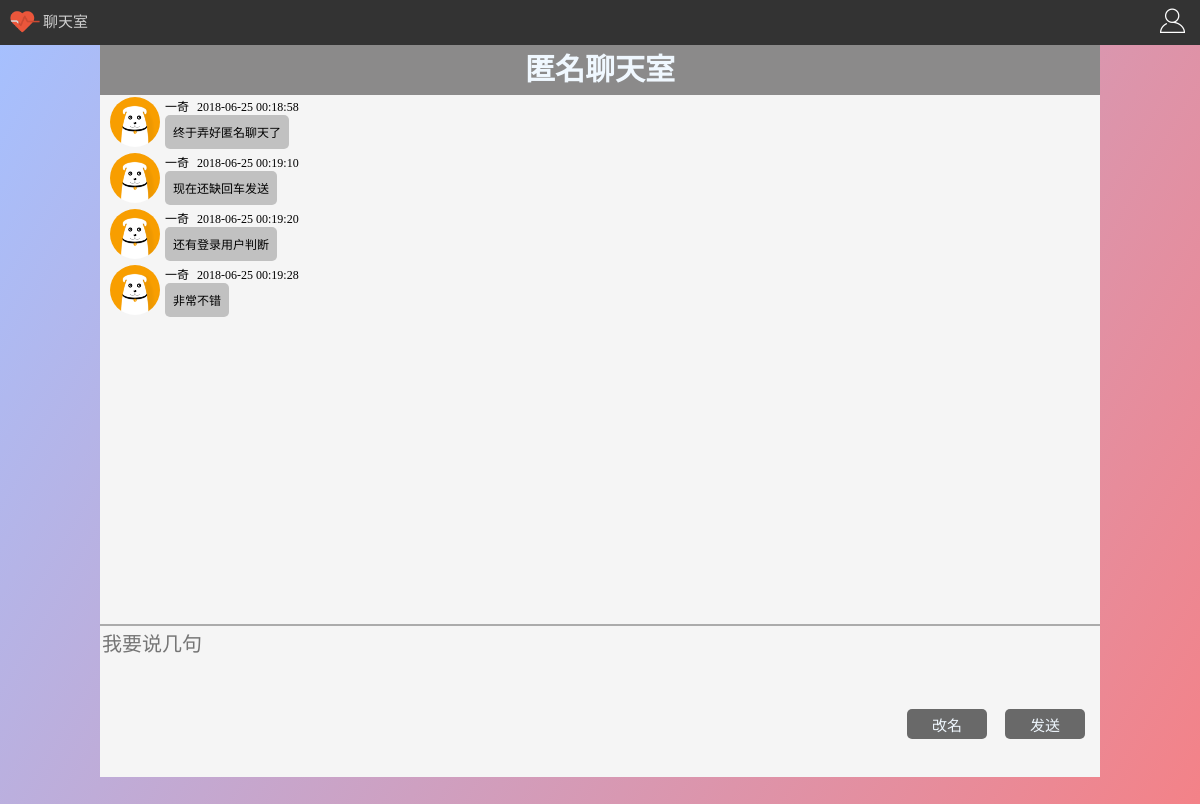
Screenshot of /userlt.php with the database file from the repository.
### tables this page shows
CREATE TABLE `liaotian` (
  `Id` int(11) NOT NULL AUTO_INCREMENT,
  `name` varchar(50) DEFAULT NULL,
  `time` varchar(30) DEFAULT NULL,
  `content` varchar(255) DEFAULT NULL,
  `ip` varchar(30) DEFAULT NULL,
  `touxiang` varchar(50) DEFAULT NULL,
  `vip` int(2) DEFAULT '0',
  PRIMARY KEY (`Id`)
);

### xsneirong.php (the view)
<?php
							$sql="select * from liaotian order by time asc";
							@$ltsql=mysql_query($sql);
							while(@$ltsz=mysql_fetch_array($ltsql)){
								echo "<div id='lt-left'>";
								echo "<div class='lt-left-left'>";
								if (!isset($ltsz['touxiang']{4})) {
									echo "<img src='images/niming";
									echo $ltsz['touxiang'];
									echo ".png'>";
								}else{
									$tx=$ltsz['touxiang'];
									echo "<img src=";
									echo "'http://q2.qlogo.cn/headimg_dl?dst_uin=$tx&spec=5'>";
								}
								echo "</div>";
								echo "<div class='lt-left-right'>";
								echo "<div class='lt-left-right-top'>";
								if($ltsz['vip']==0){
								echo "<span>";echo $ltsz['name'];echo "</span>";
								}else{
									echo "<span  style=\"color:red\">";echo $ltsz['name'];echo "</span>";
								}
								echo "<span>";echo $ltsz['time'];echo "</span>";
								echo "</div>";
								echo "<div class='lt-left-massage'>";
								echo "<span>";echo $ltsz['content'];echo "</span>";
								echo "</div>";
								echo "</div>";
								echo "</div>";
							}
							?>

### userlt.php (shortened to what this page needs)
<?php require_once("./conn/conn.php");
@$user=$_SESSION['user'];
$hqsql="select * from user where username='$user'";
@$hquser=mysql_query($hqsql);
@$hquserz=mysql_fetch_array($hquser);
$qq=$hquserz['qq'];
@$xname=$hquserz['name'];
?>
<!doctype html>
<html>
<head>
<link href="style/reset.css" rel="stylesheet" />
<link href="style/user.css" rel="stylesheet" />
</head>
<body onload="bgsz();hqsj(<?php if(@$user || @$xnmae){echo "'$xname'";}else{echo "'$user'";}?>)">
	<div class="box" name="box">
			<div class="head">
					<div class="left">
							<img src="images/icon/xin.png">
						<a href="./index.php"><span>聊天室</span></a>
					</div>
					<div class="right">
						<img src="images/icon/account.png" id="head-right"
							 <?php
											if(!empty($user)){
											echo "onClick='dis()'";
											}else{
												echo "onClick='read2()'";
											}
											?>
					</div>
			</div>
		</div>
				<div id="lt-bg" >
					<div id="lt-xianzhi" >
						<div class="lt-top" align="center">
							<span>匿名聊天室</span>
						</div>
						<div id="lt-neirong">
							<?php require_once("./xsneirong.php"); ?>
						</div>
						<div class="lt-bottom">
							<textarea placeholder="我要说几句" maxlength="255" id="js-lt-neirong"></textarea>
							<div class="lt-tj">
								<?php if(@$user){
												}else{
											echo '<input type="submit" value="改名" onClick="nmlttj()" >';
								}?>
								<input type="submit" id="js-xxfs" style="cursor: pointer;" value="发送" <?php
									@$name=$_SESSION["name"];
									   if($user){
										  if($xname){
											  if($qq){
											  echo "onClick='lttj($qq,\"$xname\")'";
												  }else{
												   echo "onClick='lttj(\"\",\"$xname\")'";
											  }
										  }else{
											  if($qq){
												  echo "onClick='lttj($qq,$user)'";
											  }else{
												  echo "onClick='lttj(\"\",\"$user\")'";
											  }
										  }
									   }else{
										   if(@$name){
											   echo 'onClick="lttjno(\''.$name.'\')"';
										   }else{
										   echo "onClick=\"lttjno('匿名')\"";
											   }
									   }?>
									   >
							</div>
						</div>
					</div>
				</div>
	</div>
</body>
</html>

### style/user.css (style rules this page uses)
.box { width: 100%; background-color: #f5f5f5; }
.head { width: 100%; height: 45px; background-color:rgba(0,0,0,0.8); position: fixed; top:0; }
.right { float: right; height: 45px; width: 55px; }
.right img { width: 25px; height: 25px; padding-left: 15px; padding-top: 8px; }
.left { float: left; height: 45px; padding-left: 10px; }
.left img { height: 30px; width: 30px; vertical-align: middle; padding-bottom: 7px; }
.left span { font-size: 15px; line-height: 45px; color: rgba(207,207,207,1.00); }
@media screen and (min-width:501px) { #lt-bg { width: 100%; height: 800px; margin-top: 45px; background-image: linear-gradient(120deg, #a6c0fe 0%, #f68084 100%); } }
#lt-xianzhi { max-width: 1000px; margin: 0 auto; height: 600px; }
.lt-top { width: 100%; height: 50px; background-color: #8B8A8A; }
.lt-top span { line-height: 50px; color: aliceblue; font-size: 30px; font-weight: bold; }
#lt-neirong { width: 100%; height:70%; background-color: #f5f5f5; overflow-x:hidden; }
.lt-bottom { width: 100%; height: 20%; background-color: #f5f5f5; border-top: 2px solid rgba(0,0,0,0.3); }
.lt-bottom textarea { width: 99%; height: 50%; border: none; background: none; font-size: 20px; }
.lt-tj { float: right; }
.lt-tj input { background-color: dimgray; width: 80px; height: 30px; border-radius: 5px; color: aliceblue; font-size: 15px; border: none; margin-right: 15px; }
#lt-left { float: left; margin: 2px 10px; width: 100%; }
.lt-left-left img { width:50px; height: 50px; display: inline-block; float: left; border-radius: 100%; }
.lt-left-right { float: left; margin-left: 5px; }
.lt-left-massage { display: inline-block; max-width: 300px; background-color: rgba(159,158,158,0.6); border-radius: 5px; padding:8px; }
.lt-left-right-top span { padding-right: 8px; }

### rows the page displays
liaotian: name "一奇", time "2018-06-25 00:18:58", content "终于弄好匿名聊天了"
liaotian: name "一奇", time "2018-06-25 00:19:10", content "现在还缺回车发送"
liaotian: name "一奇", time "2018-06-25 00:19:20", content "还有登录用户判断"
liaotian: name "一奇", time "2018-06-25 00:19:28", content "非常不错"
